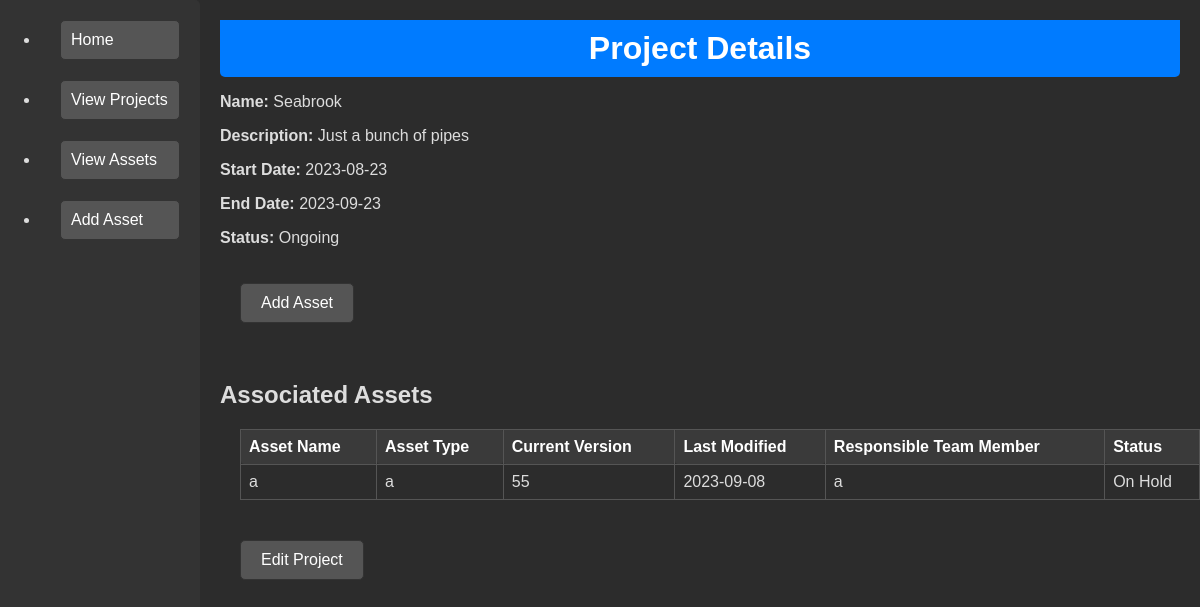
/view_project/1, run on the app's committed database.
### tables this page shows
CREATE TABLE Projects (
    ProjectID INTEGER PRIMARY KEY AUTOINCREMENT,
    ProjectName TEXT NOT NULL,
    ProjectDescription TEXT,
    StartDate DATE,
    EndDate DATE,
    Status TEXT
);

CREATE TABLE "Assets" (
    AssetID INTEGER PRIMARY KEY,
    AssetName TEXT NOT NULL,
    AssetType TEXT,
    CurrentVersion TEXT,
    LastModifiedDate TEXT,
    ResponsibleTeamMember TEXT,
    AssetStatus TEXT,
    SVNLink TEXT,
    Notes TEXT,
    ProjectID INTEGER,
    FOREIGN KEY (ProjectID) REFERENCES Projects(ProjectID) ON DELETE CASCADE
);

### app/routes.py (the view)
@app.route('/view_project/<int:project_id>', methods=['GET'])
def view_project(project_id):
    db_path = os.path.join('Databases', '3d_project_database.db')
    db_path = os.path.join(os.path.dirname(__file__), db_path)
    conn = sqlite3.connect(db_path)
    cursor = conn.cursor()
    cursor.execute('SELECT * FROM Projects WHERE ProjectID = ?', (project_id,))
    project = cursor.fetchone()
    cursor.execute('SELECT * FROM Assets WHERE ProjectID = ?', (project_id,))
    assets = cursor.fetchall()
    conn.close()
    return render_template('view_project.html', project=project, assets=assets)

### app/static/templates/view_project.html (shortened to what this page needs)
{% extends "base.html" %}
{% block content %}
<div>
    <h1>Project Details</h1>
    <p><strong>Name:</strong> {{ project[1] }}</p>
    <p><strong>Description:</strong> {{ project[2] }}</p>
    <p><strong>Start Date:</strong> {{ project[3] }}</p>
    <p><strong>End Date:</strong> {{ project[4] }}</p>
    <p><strong>Status:</strong> {{ project[5] }}</p>
    <a href="{{ url_for('add_asset', project_id=project[0]) }}" class="btn btn-primary">Add Asset</a><br><br>
    <h2>Associated Assets</h2>
    <table border="1">
        <thead>
            <tr>
                <th data-sort-column="AssetName">Asset Name</th>
                <th data-sort-column="AssetType">Asset Type</th>
                <th data-sort-column="CurrentVersion">Current Version</th>
                <th data-sort-column="LastModifiedDate">Last Modified</th>
                <th data-sort-column="ResponsibleTeamMember">Responsible Team Member</th>
                <th data-sort-column="AssetStatus">Status</th>
            </tr>
        </thead>
        <tbody>
            {% for asset in assets %}
            <tr>
                <td>{{ asset[1] }}</td>
                <td>{{ asset[2] }}</td>
                <td>{{ asset[3] }}</td>
                <td>{{ asset[4] }}</td>
                <td>{{ asset[5] }}</td>
                <td>{{ asset[6] }}</td>
            </tr>
            {% endfor %}
        </tbody>
    </table>
    <a href="{{ url_for('edit_project', project_id=project[0]) }}" class="btn btn-primary">Edit Project</a><br><br>
</div>
{% endblock %}

### app/static/css/styles.css (style rules this page uses)
body { font-family: Arial, sans-serif; margin: 0; padding: 0; }
h1 { background-color: #007BFF; color: white; margin: 0; padding: 10px 0; text-align: center; }
h1 { border-radius: 0 0 5px 5px; }
a { background-color: #007BFF; border: 1px solid #0056b3; color: white; display: inline-block; margin: 20px; padding: 10px 20px; text-decoration: none; transition: background-color 0.3s; }
table { border-collapse: collapse; margin: 20px; width: 100%; }
th, td { border: 1px solid #ddd; padding: 8px; }
th { background-color: #007BFF; color: white; text-align: left; }
th, td { border-radius: 3px; }
body { background-color: #2c2c2c; color: #ddd; display: flex; flex-direction: row; }
table, th, td { border-color: #555; }
th, tr:nth-child(even) { background-color: #3a3a3a; }
a { background-color: #555; border-color: #333; }
a, form input[type="text"], form input[type="submit"] { border-radius: 5px; }
thead th { cursor: pointer; transition: background-color 0.3s, color 0.3s; }

### data on the page
Projects: ProjectName "Seabrook", ProjectDescription "Just a bunch of pipes", StartDate "2023-08-23", EndDate "2023-09-23", Status "Ongoing"
Assets: AssetName "a", AssetType "a", CurrentVersion "55", LastModifiedDate "2023-09-08", ResponsibleTeamMember "a", AssetStatus "On Hold"
